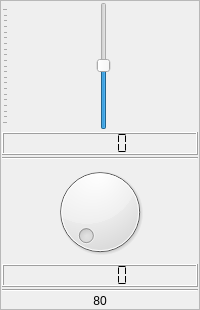
                     <widget class="QFrame" name="verticalFrame_5">
                      <property name="minimumSize">
                       <size>
                        <width>0</width>
                        <height>0</height>
                       </size>
                      </property>
                      <property name="frameShape">
                       <enum>QFrame::StyledPanel</enum>
                      </property>
                      <layout class="QVBoxLayout" name="verticalLayout_5">
                       <property name="spacing">
                        <number>2</number>
                       </property>
                       <property name="leftMargin">
                        <number>1</number>
                       </property>
                       <property name="topMargin">
                        <number>1</number>
                       </property>
                       <property name="rightMargin">
                        <number>1</number>
                       </property>
                       <property name="bottomMargin">
                        <number>1</number>
                       </property>
                       <item>
                        <widget class="QSlider" name="eq_sld_4">
                         <property name="sizePolicy">
                          <sizepolicy hsizetype="Preferred" vsizetype="Expanding">
                           <horstretch>0</horstretch>
                           <verstretch>0</verstretch>
                          </sizepolicy>
                         </property>
                         <property name="minimumSize">
                          <size>
                           <width>0</width>
                           <height>128</height>
                          </size>
                         </property>
                         <property name="minimum">
                          <number>-300</number>
                         </property>
                         <property name="maximum">
                          <number>300</number>
                         </property>
                         <property name="singleStep">
                          <number>10</number>
                         </property>
                         <property name="value">
                          <number>1</number>
                         </property>
                         <property name="orientation">
                          <enum>Qt::Vertical</enum>
                         </property>
                         <property name="tickPosition">
                          <enum>QSlider::TicksAbove</enum>
                         </property>
                         <property name="tickInterval">
                          <number>30</number>
                         </property>
                        </widget>
                       </item>
                       <item>
                        <widget class="QLCDNumber" name="lcdNumber_75">
                         <property name="smallDecimalPoint">
                          <bool>true</bool>
                         </property>
                         <property name="segmentStyle">
                          <enum>QLCDNumber::Flat</enum>
                         </property>
                        </widget>
                       </item>
                       <item>
                        <widget class="Line" name="line_55">
                         <property name="orientation">
                          <enum>Qt::Horizontal</enum>
                         </property>
                        </widget>
                       </item>
                       <item>
                        <widget class="QDial" name="dial_4">
                         <property name="maximumSize">
                          <size>
                           <width>16777215</width>
                           <height>16777215</height>
                          </size>
                         </property>
                         <property name="minimum">
                          <number>1</number>
                         </property>
                         <property name="maximum">
                          <number>500</number>
                         </property>
                         <property name="singleStep">
                          <number>10</number>
                         </property>
                        </widget>
                       </item>
                       <item>
                        <widget class="QLCDNumber" name="lcdNumber_34">
                         <property name="smallDecimalPoint">
                          <bool>true</bool>
                         </property>
                         <property name="segmentStyle">
                          <enum>QLCDNumber::Flat</enum>
                         </property>
                        </widget>
                       </item>
                       <item>
                        <widget class="Line" name="line_5">
                         <property name="orientation">
                          <enum>Qt::Horizontal</enum>
                         </property>
                        </widget>
                       </item>
                       <item>
                        <widget class="QLabel" name="label_8">
                         <property name="text">
                          <string>80</string>
                         </property>
                         <property name="scaledContents">
                          <bool>true</bool>
                         </property>
                         <property name="alignment">
                          <set>Qt::AlignCenter</set>
                         </property>
                        </widget>
                       </item>
                      </layout>
                     </widget>
